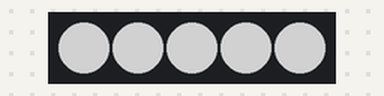
The sketch below on a simulated Arduino Uno, built with avr-gcc and run on an emulated ATmega328P. Shown: 5 RGB LEDs in strip order, left to right. Dim RGB values are drawn brighter than linear.

Above: at 0.45 s.
At 14.26 s:
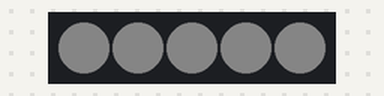
Timing chart, 0 to 40.0 s (numbered marks = the images above):
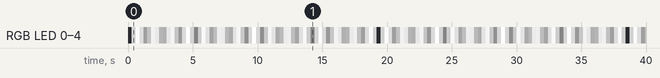

Measured:
- by itself, RGB LED 0–4: off → RGB(120, 120, 120) at 0.30 s, → RGB(240, 240, 240) 0.30 s later, → RGB(151, 151, 151) 0.30 s later, → RGB(31, 31, 31) 0.30 s later, … (133 changes in this stretch)
- by itself, everything shown: repeats every 19.2 s, in 64 steps

The sketch:

fastled_3.ino
```cpp
#include <FastLED.h>

// 白光led，循环， 增加亮灯，降低亮度

#define LED_PIN 5 // Replace with the pin number you used for DATA connection
#define NUM_LEDS 5 // Replace with the number of LEDs in your strip
#define FADE_DELAY 1 // Delay between brightness changes (in milliseconds)
#define MAX_BRIGHTNESS 255 // Maximum brightness value

CRGB leds[NUM_LEDS];

void setup() {

  FastLED.addLeds<WS2812B, LED_PIN, GRB>(leds, NUM_LEDS);
}

void loop() {

  // Increase brightness 增加
  for (int brightness = 0; brightness <= MAX_BRIGHTNESS; brightness++) {

    setBrightness(brightness);
    delay(FADE_DELAY);
  }

  // Decrease brightness 降低
  for (int brightness = MAX_BRIGHTNESS; brightness >= 0; brightness--) {

    setBrightness(brightness);
    delay(FADE_DELAY);
  }

}

void setBrightness(int brightness) {

  for (int i = 0; i < NUM_LEDS; i++) {

    leds[i] = CRGB(brightness, brightness, brightness);
  }
  FastLED.show(); // Update the LED strip
}
```
